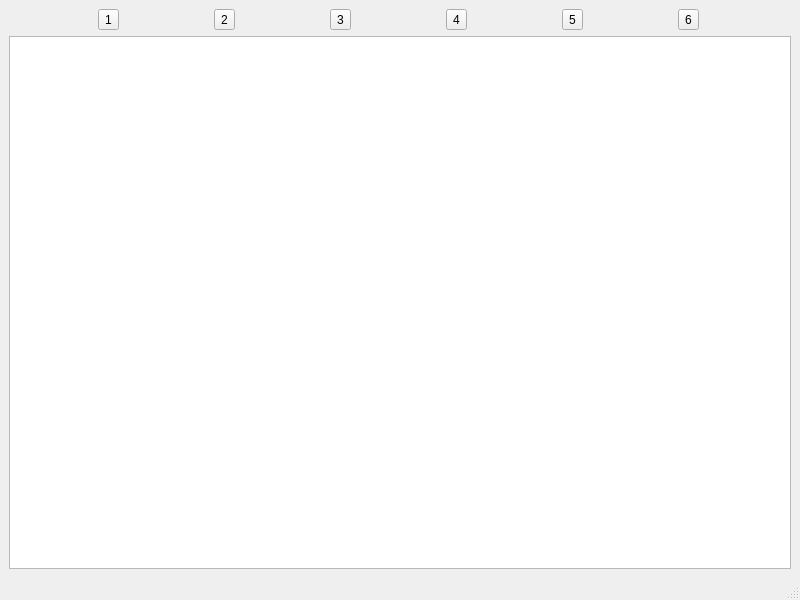
<?xml version="1.0" encoding="UTF-8"?>
<ui version="4.0">
 <class>MainWindow</class>
 <widget class="QMainWindow" name="MainWindow">
  <property name="geometry">
   <rect>
    <x>0</x>
    <y>0</y>
    <width>800</width>
    <height>600</height>
   </rect>
  </property>
  <property name="windowTitle">
   <string>MainWindow</string>
  </property>
  <widget class="QWidget" name="centralwidget">
   <layout class="QGridLayout" name="gridLayout">
    <item row="0" column="0">
     <layout class="QHBoxLayout" name="horizontalLayout">
      <item>
       <widget class="QToolButton" name="toolButton">
        <property name="text">
         <string>1</string>
        </property>
       </widget>
      </item>
      <item>
       <widget class="QToolButton" name="toolButton_2">
        <property name="text">
         <string>2</string>
        </property>
       </widget>
      </item>
      <item>
       <widget class="QToolButton" name="toolButton_3">
        <property name="text">
         <string>3</string>
        </property>
       </widget>
      </item>
      <item>
       <widget class="QToolButton" name="toolButton_4">
        <property name="text">
         <string>4</string>
        </property>
       </widget>
      </item>
      <item>
       <widget class="QToolButton" name="toolButton_5">
        <property name="text">
         <string>5</string>
        </property>
       </widget>
      </item>
      <item>
       <widget class="QToolButton" name="toolButton_6">
        <property name="text">
         <string>6</string>
        </property>
       </widget>
      </item>
     </layout>
    </item>
    <item row="1" column="0">
     <widget class="QGraphicsView" name="graphicsView"/>
    </item>
   </layout>
  </widget>
  <widget class="QMenuBar" name="menubar">
   <property name="geometry">
    <rect>
     <x>0</x>
     <y>0</y>
     <width>800</width>
     <height>22</height>
    </rect>
   </property>
  </widget>
  <widget class="QStatusBar" name="statusbar"/>
 </widget>
 <resources/>
 <connections>
  <connection>
   <sender>toolButton</sender>
   <signal>clicked()</signal>
   <receiver>MainWindow</receiver>
   <slot>slot1()</slot>
   <hints>
    <hint type="sourcelabel">
     <x>113</x>
     <y>42</y>
    </hint>
    <hint type="destinationlabel">
     <x>24</x>
     <y>577</y>
    </hint>
   </hints>
  </connection>
  <connection>
   <sender>toolButton_2</sender>
   <signal>clicked()</signal>
   <receiver>MainWindow</receiver>
   <slot>slot2()</slot>
   <hints>
    <hint type="sourcelabel">
     <x>226</x>
     <y>42</y>
    </hint>
    <hint type="destinationlabel">
     <x>4</x>
     <y>507</y>
    </hint>
   </hints>
  </connection>
  <connection>
   <sender>toolButton_3</sender>
   <signal>clicked()</signal>
   <receiver>MainWindow</receiver>
   <slot>slot3()</slot>
   <hints>
    <hint type="sourcelabel">
     <x>341</x>
     <y>45</y>
    </hint>
    <hint type="destinationlabel">
     <x>4</x>
     <y>419</y>
    </hint>
   </hints>
  </connection>
  <connection>
   <sender>toolButton_4</sender>
   <signal>clicked()</signal>
   <receiver>MainWindow</receiver>
   <slot>slot4()</slot>
   <hints>
    <hint type="sourcelabel">
     <x>454</x>
     <y>49</y>
    </hint>
    <hint type="destinationlabel">
     <x>5</x>
     <y>374</y>
    </hint>
   </hints>
  </connection>
  <connection>
   <sender>toolButton_5</sender>
   <signal>clicked()</signal>
   <receiver>MainWindow</receiver>
   <slot>slot5()</slot>
   <hints>
    <hint type="sourcelabel">
     <x>572</x>
     <y>47</y>
    </hint>
    <hint type="destinationlabel">
     <x>3</x>
     <y>469</y>
    </hint>
   </hints>
  </connection>
  <connection>
   <sender>toolButton_6</sender>
   <signal>clicked()</signal>
   <receiver>MainWindow</receiver>
   <slot>slot6()</slot>
   <hints>
    <hint type="sourcelabel">
     <x>686</x>
     <y>45</y>
    </hint>
    <hint type="destinationlabel">
     <x>6</x>
     <y>343</y>
    </hint>
   </hints>
  </connection>
 </connections>
 <slots>
  <slot>slot1()</slot>
  <slot>slot2()</slot>
  <slot>slot3()</slot>
  <slot>slot4()</slot>
  <slot>slot5()</slot>
  <slot>slot6()</slot>
 </slots>
</ui>
